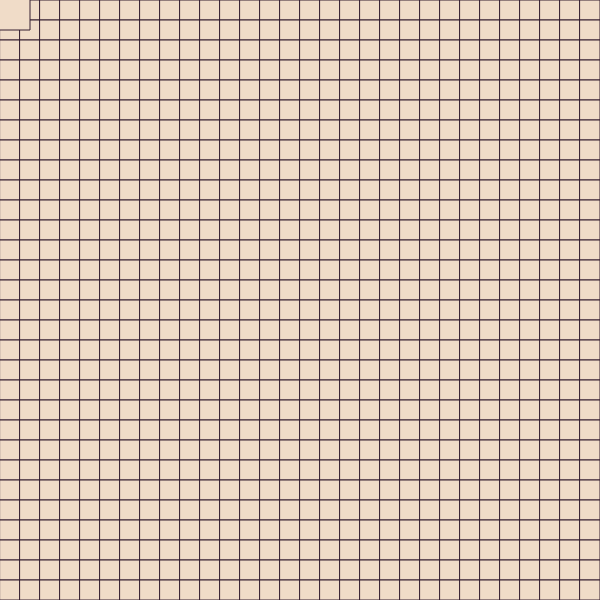
Frame 1 (no input)
Frame 60 (no input): identical to frame 1, image omitted
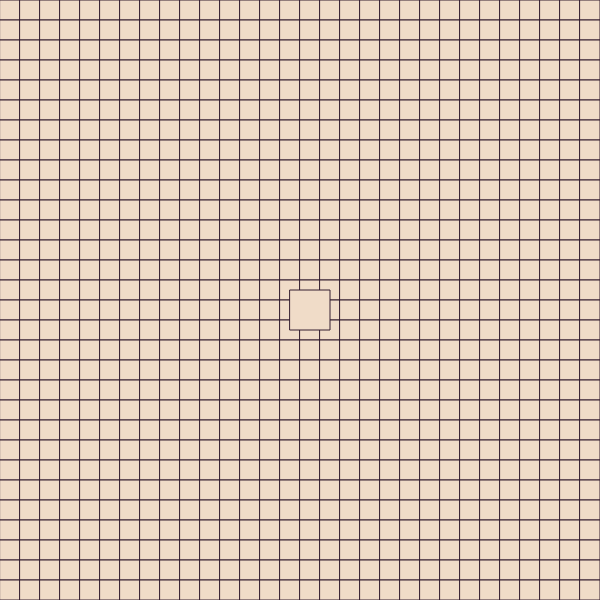
Frame 120 (the mouse pressed at the canvas centre since frame 60)

The p5.js sketch that drew these frames (run headless with seeded random() and noise() and a simulated clock; from frame 60 on, the mouse is pressed at the canvas centre):

// p5.js sketch
// ── sketch.js
const CELL_WIDTH = 20;
const CELL_HEIGHT = 20;

let grid = null;

function setup() {
  createCanvas(600, 600);
  grid = new Grid(CELL_WIDTH, CELL_HEIGHT);
}

function draw() {
  background(240, 220, 200);
  grid.show();
  grid.highlight(mouseX, mouseY);
}
// ── cell.js
function Cell(canvas, position, size, color) {
    this.canvas = canvas;
    this.position = position;
    this.size = size;
    this.color = color;
}

Cell.prototype.show = function() {
    push();
    // canvas.strokeWeight(0.2);
    // canvas.stroke(52, 30, 48);
    canvas.noStroke();
    canvas.fill(this.color.r, this.color.g, this.color.b);
    canvas.rect(this.position.x * this.size, this.position.y * this.size, this.size, this.size);
    pop();
}

Cell.prototype.highlight = function() {
    push();
    strokeWeight(1);
    stroke(52, 30, 48);
    fill(this.color.r, this.color.g, this.color.b);
    rect(this.position.x * this.size - this.size, this.position.y * this.size - this.size, this.size * 4, this.size * 4);
    pop();
}
// ── color.js
function Color(r, g, b) {
    this.r = r || 0;
    this.g = g || 0;
    this.b = b || 0;
}

Color.prototype.error = function(other) {
    return {r : this.r - other.r, g : this.g - other.g, b : this.b - other.b};
}

Color.prototype.squareDistance = function(other) {
    return Math.pow(this.r - other.r, 2) + Math.pow(this.g - other.g, 2) + Math.pow(this.b - other.b, 2);
}

Color.prototype.visionDistance = function(other) {
    const luma1 = (this.r * 0.299 + this.g * 0.587 + this.b * 0.114) / 255;
    const luma2 = (other.r * 0.299 + other.g * 0.587 + other.b * 0.114) / 255;
    const dLuma = luma1 - luma2;
    const dR = (this.r - other.r) / 255;
    const dG = (this.g - other.g) / 255;
    const dB = (this.b - other.b) / 255;
    return (dR * dR * 0.299 + dG * dG *0.587 + dB * dB * 0.114) * 0.75 + dLuma*dLuma;
}
// ── grid.js
function Grid(cellWidth, cellHeight) {
    this.cellWidth = cellWidth;
    this.cellHeight = cellHeight;
}

Grid.prototype.show = function() {
    stroke(52, 30, 48);
    fill(240, 220, 200);
    for(let x = 0; x < width; x += this.cellWidth) {
        for(let y = 0; y < height; y += this.cellHeight) {
            rect(x, y, this.cellWidth, this.cellHeight);
        }
    }
}

Grid.prototype.highlight = function(x, y) {
    stroke(52, 30, 48);
    fill(240, 220, 200);
    const posX = x - x % this.cellWidth;
    const posY = y - y % this.cellWidth;
    rect(posX - this.cellWidth / 2, posY - this.cellHeight / 2, this.cellWidth * 2, this.cellHeight * 2);
}
// ── palette.js
function Palette(...colors) {
    this.colors = colors;
}

Palette.prototype.findClosest = function(other) {
    closest = null;
    distance = null;

    for (const color of this.colors) {
        const d = color.squareDistance(other);
        if(closest == null || d < distance) {
            closest = color;
            distance = d
        }
    }

    return closest;
}

Palette.prototype.findClosestVision = function(other) {
    closest = null;
    distance = null;

    for (const color of this.colors) {
        const d = color.visionDistance(other);
        if(closest == null || d < distance) {
            closest = color;
            distance = d
        }
    }

    return closest;
}

Palette.prototype.show = function() {
    push();
    noStroke();
    for (let i = 0; i < this.colors.length; i++) {
        const color = this.colors[i];
        fill(color.r, color.g, color.b);
        rect(i * width / this.colors.length, 0, width / this.colors.length, 20);
    }
    pop();
}

Palette.prototype.variance = function() {
    const sum = {r : 0, g : 0, b : 0}
    for (let i = 0; i < this.colors.length; i++) {
        const color = this.colors[i];
        sum.r += color.r;
        sum.g += color.g;
        sum.b += color.b;
    }
    return {r : sum.r / this.colors.length, g : sum.g / this.colors.length, b : sum.b / this.colors.length};
}
